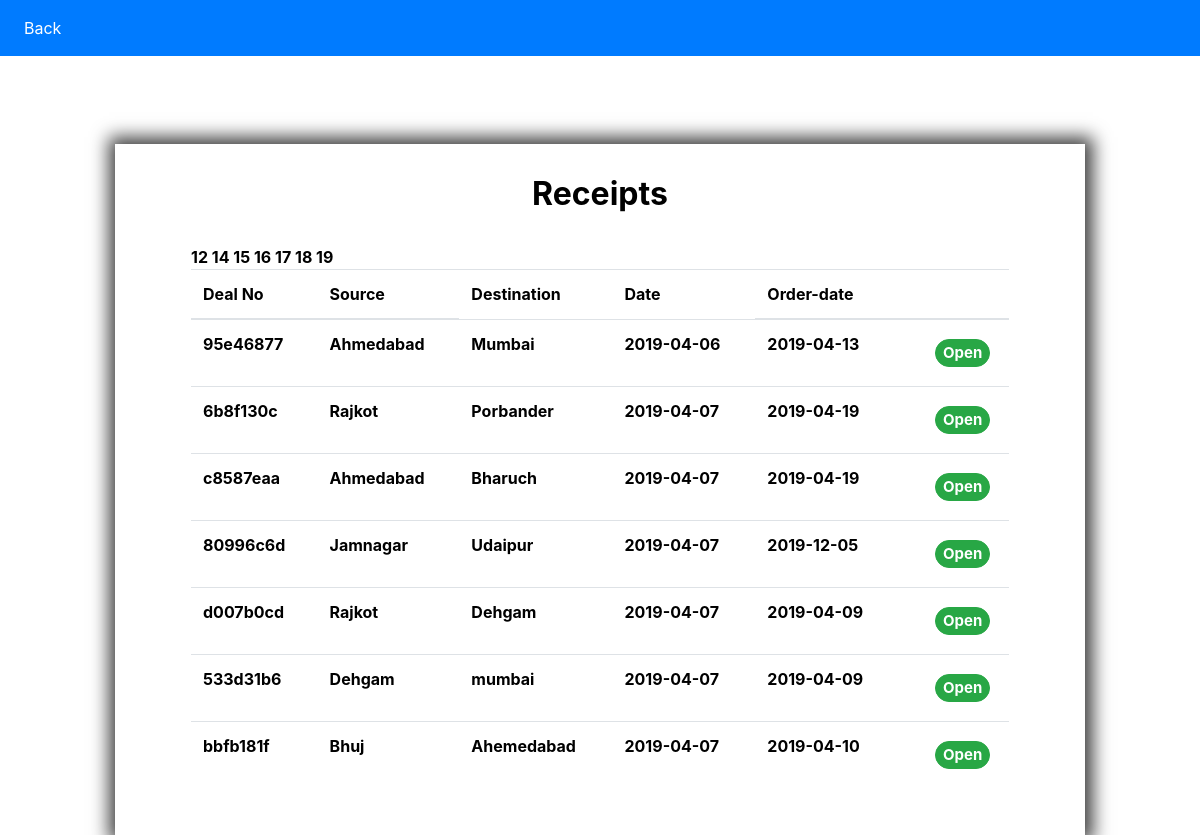
The app's page /new_re.php (signed in) with its own data.
### tables this page shows
CREATE TABLE `ad` (
  `AD_id` int(10) NOT NULL,
  `S_id` int(10) NOT NULL,
  `Source_ad` varchar(50) NOT NULL,
  `no_destination` varchar(200) NOT NULL,
  `luggage` varchar(50) NOT NULL,
  `type_luggage` varchar(50) NOT NULL,
  `weight` decimal(20,0) NOT NULL,
  `price_budget` int(10) NOT NULL,
  `status_ad` tinyint(1) NOT NULL DEFAULT '0',
  `order_date` date NOT NULL,
  `vehicle_type` varchar(200) NOT NULL,
  `add_requirement` varchar(200) NOT NULL,
  `ad_date` date NOT NULL
);

### new_re.php (the view, shortened to what this page needs)
<?php
require ('Session.php');
?>
<!DOCTYPE html>
<html lang="en">
  <head>
    <link rel="stylesheet" href="https://maxcdn.bootstrapcdn.com/bootstrap/4.0.0/css/bootstrap.min.css"/>
    <link rel="stylesheet" href="https://use.fontawesome.com/releases/v5.5.0/css/all.css"/>
    <link rel="stylesheet" type="text/css" href="css/logreg.css"/>
  </head>
  <body>
    <nav class="navbar navbar-expand-sm bg-primary sticky-top">
      <ul class="navbar-nav">
        <li class="nav-item active">
          <a class="nav-link text-white" href="index.php">Back</a>
        </li>
      </ul>
    </nav>
  <div class="container-fluid">
      <div class="row">
         <div class="col-md-10 col-sm-8 col-xs-12 center_div" style="margin-top:4%;">
            <form class="form-container1" action="E_receipt.php" method="post">
              <h2 align="center"><b>Receipts </h2><br>
                <div class="container-fluid">
                  <table class="table">
                  <thead>
                    <tr>
                      <th>Deal No </th>
                      <th>Source</th>
                      <td>Destination</td>
                      <td>Date</td>
                      <th>Order-date</th>
                      <th></th>
                    </tr>
                  </thead>
                    <tbody>
                      <?php
                      $mail=$_SESSION['mail'];
                       $query="SELECT `source_ad`, `no_destination`, `order_date`, `ad_date` ,`ad_id` FROM `ad` where s_id=(select s_id from user_s where s_mail='$mail')";
                       $result= mysqli_query($con,$query) or die(mysqli_error($con));
                     if(mysqli_num_rows($result)>0)
                     {
                       while ($row=mysqli_fetch_array($result))
                       {
                       $source=$row[0];
                       $no_destination=$row[1];
                       $order_date=$row[3];
                       $ad_date=$row[2];
                      echo $ad=$row[4];
                       $num=md5(rand($ad,100000));
                       $finalpass=substr($num,-8);
                     ?>
                      <tr>
                        <td>   <?php echo $finalpass;?></td>
                        <td> <?php echo $source; ?> </td>
                        <td><?php echo $no_destination; ?></td>
                        <td> <?php echo $order_date; ?></td>
                        <td>   <?php echo $ad_date; ?></td>
                        <th><input type="submit" class="btn btn-success" style="float:right;height:28px;width:55px;margin:7px;font-size:15px;margin-bottom:7px;padding-top:2px;padding-left:7px;font-weight:bold;border-radius:15px;" value="Open"></th>
                      </tr>
                     <?php
                        }
                        }
                        ?>
                  </tbody>
                </table>
              </div>
            </div>
          </div>
      </div>
  </body>
</html>

### css/logreg.css (style rules this page uses)
.center_div { margin: 0 auto; width:80%; }
.form-container1 { border: 1px solid #fff; padding:30px 60px; margin-top:5vh; color:black; background-color:White; webkit-box-shadow: 1px 0px 17px 7px rgba(0,0,0,0.75); -moz-box-shadow: 1px 0px 17px 7px rgba(0,0,0,0.75); box-shadow: 1px 0px 17px 7px rgba(0,0,0,0.75); }

### new_re.php (style rules this page uses)
body { height: 100%; width:100%; }

### records on screen
ad: AD_id "95e46877", Source_ad "Ahmedabad", no_destination "Mumbai", ad_date "2019-04-06", order_date "2019-04-13"
ad: AD_id "6b8f130c", Source_ad "Rajkot", no_destination "Porbander", ad_date "2019-04-07", order_date "2019-04-19"
ad: AD_id "c8587eaa", Source_ad "Ahmedabad", no_destination "Bharuch", ad_date "2019-04-07", order_date "2019-04-19"
ad: AD_id "80996c6d", Source_ad "Jamnagar", no_destination "Udaipur", ad_date "2019-04-07", order_date "2019-12-05"
ad: AD_id "d007b0cd", Source_ad "Rajkot", no_destination "Dehgam", ad_date "2019-04-07", order_date "2019-04-09"
ad: AD_id "533d31b6", Source_ad "Dehgam", no_destination "mumbai", ad_date "2019-04-07", order_date "2019-04-09"
ad: AD_id "bbfb181f", Source_ad "Bhuj", no_destination "Ahemedabad", ad_date "2019-04-07", order_date "2019-04-10"
